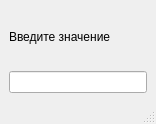
<?xml version="1.0" encoding="UTF-8"?>
<ui version="4.0">
 <class>MainWindow</class>
 <widget class="QMainWindow" name="MainWindow">
  <property name="geometry">
   <rect>
    <x>0</x>
    <y>0</y>
    <width>156</width>
    <height>124</height>
   </rect>
  </property>
  <property name="windowTitle">
   <string>MainWindow</string>
  </property>
  <widget class="QWidget" name="centralwidget">
   <layout class="QVBoxLayout" name="verticalLayout">
    <item>
     <widget class="QLabel" name="label">
      <property name="text">
       <string>Введите значение</string>
      </property>
     </widget>
    </item>
    <item>
     <widget class="QLineEdit" name="lineEdit"/>
    </item>
   </layout>
  </widget>
  <widget class="QStatusBar" name="statusbar"/>
 </widget>
 <resources/>
 <connections/>
</ui>
